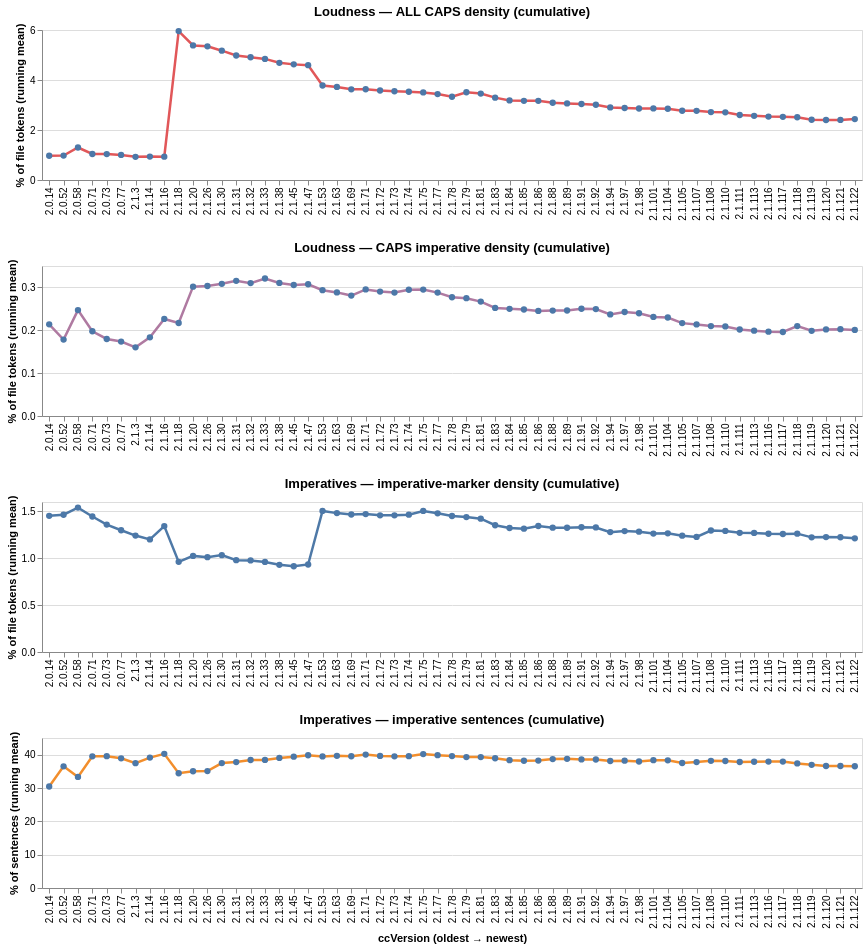

Notebook source saved alongside this figure:
### Markdown cell above
### Loudness & imperative density across ccVersion — **cumulative running mean**

Same four metrics as the snapshot view above, but each value is the mean across every file with `ccVersion ≤ V`. The rightmost value equals the corpus-wide per-file mean for that metric. A monotonic drop or rise across versions = the corpus is genuinely getting quieter or louder; a flat line = the baseline is stable as files accumulate.

### Code cell
"""Cumulative loudness & imperative-density running means across ccVersion."""

from prompt_analysis import cumulative_by_version

cum_specs = [
 ("all_caps_pct", "Loudness — ALL CAPS density (cumulative)", "% of file tokens", "#e15759"),
 ("caps_imp_pct", "Loudness — CAPS imperative density (cumulative)", "% of file tokens", "#af7aa1"),
 ("mood_marker_pct", "Imperatives — imperative-marker density (cumulative)", "% of file tokens", "#4e79a7"),
 ("imperative_sent_pct", "Imperatives — imperative sentences (cumulative)", "% of sentences", "#f28e2c"),
]

cum_metrics = [m for m, *_ in cum_specs]
cum_df = cumulative_by_version(alt_df[alt_df["ccVersion"] != ""],
 cum_metrics, agg="mean")

ver_order_cum = (
 alt_df[alt_df["ccVersion"] != ""].drop_duplicates("ccVersion").sort_values("ccVersion_sort")["ccVersion"].tolist
)


def _cum_panel(metric, label, unit, color, show_x_title):
 return (
 alt.Chart(cum_df[cum_df["metric"] == metric]).mark_line(point=alt.OverlayMarkDef(filled=True, size=40),
 strokeWidth=2.5, color=color).encode(
 x=alt.X("ccVersion:N", sort=ver_order_cum,
 title="ccVersion (oldest → newest)" if show_x_title else None,
 axis=alt.Axis(labelAngle=-90, labelLimit=80, labelOverlap=False)),
 y=alt.Y("value:Q", title=f"{unit} (running mean)"),
 tooltip=[
 alt.Tooltip("ccVersion:N"),
 alt.Tooltip("value:Q", format=".3f", title="running mean"),
 alt.Tooltip("n_files_so_far:Q", title="files ≤ V"),
 ]).properties(width=820, height=150, title=label)
 )


cum_panels = [
 _cum_panel(metric, label, unit, color, show_x_title=(i == len(cum_specs) - 1))
 for i, (metric, label, unit, color) in enumerate(cum_specs)
]

alt.vconcat(*cum_panels).resolve_scale(y="independent")

### Figure 1 — Vega-Lite specification as saved in the notebook (floating-point values rounded to 4 significant figures)
{"config": {"view": {"continuousWidth": 300, "continuousHeight": 300}}, "vconcat": [{"data": {"name": "data-de765d510c94e044449503922cf94833"}, "mark": {"type": "line", "color": "#e15759", "point": {"filled": true, "size": 40}, "strokeWidth": 2.5}, "encoding": {"tooltip": [{"field": "ccVersion", "type": "nominal"}, {"field": "value", "format": ".3f", "title": "running mean", "type": "quantitative"}, {"field": "n_files_so_far", "title": "files ≤ V", "type": "quantitative"}], "x": {"axis": {"labelAngle": -90, "labelLimit": 80, "labelOverlap": false}, "field": "ccVersion", "sort": ["2.0.14", "2.0.52", "2.0.58", "2.0.71", "2.0.73", "2.0.77", "2.1.3", "2.1.14", "2.1.16", "2.1.18", "2.1.20", "2.1.26", "2.1.30", "2.1.31", "2.1.32", "2.1.33", "2.1.38", "2.1.45", "2.1.47", "2.1.53", "2.1.63", "2.1.69", "2.1.71", "2.1.72", "2.1.73", "2.1.74", "2.1.75", "2.1.77", "2.1.78", "2.1.79", "2.1.81", "2.1.83", "2.1.84", "2.1.85", "2.1.86", "2.1.88", "2.1.89", "2.1.91", "2.1.92", "2.1.94", "2.1.97", "2.1.98", "2.1.101", "2.1.104", "2.1.105", "2.1.107", "2.1.108", "2.1.110", "2.1.111", "2.1.113", "2.1.116", "2.1.117", "2.1.118", "2.1.119", "2.1.120", "2.1.121", "2.1.122"], "title": null, "type": "nominal"}, "y": {"field": "value", "title": "% of file tokens (running mean)", "type": "quantitative"}}, "height": 150, "title": "Loudness — ALL CAPS density (cumulative)", "width": 820}, {"data": {"name": "data-0c04a6fd2b88dece1b44d112912c94b0"}, "mark": {"type": "line", "color": "#af7aa1", "point": {"filled": true, "size": 40}, "strokeWidth": 2.5}, "encoding": {"tooltip": [{"field": "ccVersion", "type": "nominal"}, {"field": "value", "format": ".3f", "title": "running mean", "type": "quantitative"}, {"field": "n_files_so_far", "title": "files ≤ V", "type": "quantitative"}], "x": {"axis": {"labelAngle": -90, "labelLimit": 80, "labelOverlap": false}, "field": "ccVersion", "sort": ["2.0.14", "2.0.52", "2.0.58", "2.0.71", "2.0.73", "2.0.77", "2.1.3", "2.1.14", "2.1.16", "2.1.18", "2.1.20", "2.1.26", "2.1.30", "2.1.31", "2.1.32", "2.1.33", "2.1.38", "2.1.45", "2.1.47", "2.1.53", "2.1.63", "2.1.69", "2.1.71", "2.1.72", "2.1.73", "2.1.74", "2.1.75", "2.1.77", "2.1.78", "2.1.79", "2.1.81", "2.1.83", "2.1.84", "2.1.85", "2.1.86", "2.1.88", "2.1.89", "2.1.91", "2.1.92", "2.1.94", "2.1.97", "2.1.98", "2.1.101", "2.1.104", "2.1.105", "2.1.107", "2.1.108", "2.1.110", "2.1.111", "2.1.113", "2.1.116", "2.1.117", "2.1.118", "2.1.119", "2.1.120", "2.1.121", "2.1.122"], "title": null, "type": "nominal"}, "y": {"field": "value", "title": "% of file tokens (running mean)", "type": "quantitative"}}, "height": 150, "title": "Loudness — CAPS imperative density (cumulative)", "width": 820}, {"data": {"name": "data-73fb0aea65646d6b483d3a571d5e29d8"}, "mark": {"type": "line", "color": "#4e79a7", "point": {"filled": true, "size": 40}, "strokeWidth": 2.5}, "encoding": {"tooltip": [{"field": "ccVersion", "type": "nominal"}, {"field": "value", "format": ".3f", "title": "running mean", "type": "quantitative"}, {"field": "n_files_so_far", "title": "files ≤ V", "type": "quantitative"}], "x": {"axis": {"labelAngle": -90, "labelLimit": 80, "labelOverlap": false}, "field": "ccVersion", "sort": ["2.0.14", "2.0.52", "2.0.58", "2.0.71", "2.0.73", "2.0.77", "2.1.3", "2.1.14", "2.1.16", "2.1.18", "2.1.20", "2.1.26", "2.1.30", "2.1.31", "2.1.32", "2.1.33", "2.1.38", "2.1.45", "2.1.47", "2.1.53", "2.1.63", "2.1.69", "2.1.71", "2.1.72", "2.1.73", "2.1.74", "2.1.75", "2.1.77", "2.1.78", "2.1.79", "2.1.81", "2.1.83", "2.1.84", "2.1.85", "2.1.86", "2.1.88", "2.1.89", "2.1.91", "2.1.92", "2.1.94", "2.1.97", "2.1.98", "2.1.101", "2.1.104", "2.1.105", "2.1.107", "2.1.108", "2.1.110", "2.1.111", "2.1.113", "2.1.116", "2.1.117", "2.1.118", "2.1.119", "2.1.120", "2.1.121", "2.1.122"], "title": null, "type": "nominal"}, "y": {"field": "value", "title": "% of file tokens (running mean)", "type": "quantitative"}}, "height": 150, "title": "Imperatives — imperative-marker density (cumulative)", "width": 820}, {"data": {"name": "data-6a2085aa2bbd4b209aaa7a8ec5746281"}, "mark": {"type": "line", "color": "#f28e2c", "point": {"filled": true, "size": 40}, "strokeWidth": 2.5}, "encoding": {"tooltip": [{"field": "ccVersion", "type": "nominal"}, {"field": "value", "format": ".3f", "title": "running mean", "type": "quantitative"}, {"field": "n_files_so_far", "title": "files ≤ V", "type": "quantitative"}], "x": {"axis": {"labelAngle": -90, "labelLimit": 80, "labelOverlap": false}, "field": "ccVersion", "sort": ["2.0.14", "2.0.52", "2.0.58", "2.0.71", "2.0.73", "2.0.77", "2.1.3", "2.1.14", "2.1.16", "2.1.18", "2.1.20", "2.1.26", "2.1.30", "2.1.31", "2.1.32", "2.1.33", "2.1.38", "2.1.45", "2.1.47", "2.1.53", "2.1.63", "2.1.69", "2.1.71", "2.1.72", "2.1.73", "2.1.74", "2.1.75", "2.1.77", "2.1.78", "2.1.79", "2.1.81", "2.1.83", "2.1.84", "2.1.85", "2.1.86", "2.1.88", "2.1.89", "2.1.91", "2.1.92", "2.1.94", "2.1.97", "2.1.98", "2.1.101", "2.1.104", "2.1.105", "2.1.107", "2.1.108", "2.1.110", "2.1.111", "2.1.113", "2.1.116", "2.1.117", "2.1.118", "2.1.119", "2.1.120", "2.1.121", "2.1.122"], "title": "ccVersion (oldest → newest)", "type": "nominal"}, "y": {"field": "value", "title": "% of sentences (running mean)", "type": "quantitative"}}, "height": 150, "title": "Imperatives — imperative sentences (cumulative)", "width": 820}], "resolve": {"scale": {"y": "independent"}}, "$schema": "https://vega.github.io/schema/vega-lite/v6.4.1.json", "datasets": {"data-de765d510c94e044449503922cf94833": [{"ccVersion": "2.0.14", "ccVersion_sort": [2, 0, 14], "metric": "all_caps_pct", "value": 0.9698, "n_files_so_far": 5}, {"ccVersion": "2.0.52", "ccVersion_sort": [2, 0, 52], "metric": "all_caps_pct", "value": 0.9774, "n_files_so_far": 6}, {"ccVersion": "2.0.58", "ccVersion_sort": [2, 0, 58], "metric": "all_caps_pct", "value": 1.3, "n_files_so_far": 8}, {"ccVersion": "2.0.71", "ccVersion_sort": [2, 0, 71], "metric": "all_caps_pct", "value": 1.04, "n_files_so_far": 10}, {"ccVersion": "2.0.73", "ccVersion_sort": [2, 0, 73], "metric": "all_caps_pct", "value": 1.036, "n_files_so_far": 11}, {"ccVersion": "2.0.77", "ccVersion_sort": [2, 0, 77], "metric": "all_caps_pct", "value": 1.003, "n_files_so_far": 12}, {"ccVersion": "2.1.3", "ccVersion_sort": [2, 1, 3], "metric": "all_caps_pct", "value": 0.9261, "n_files_so_far": 13}, {"ccVersion": "2.1.14", "ccVersion_sort": [2, 1, 14], "metric": "all_caps_pct", "value": 0.9358, "n_files_so_far": 15}, {"ccVersion": "2.1.16", "ccVersion_sort": [2, 1, 16], "metric": "all_caps_pct", "value": 0.9317, "n_files_so_far": 16}, {"ccVersion": "2.1.18", "ccVersion_sort": [2, 1, 18], "metric": "all_caps_pct", "value": 5.957, "n_files_so_far": 40}, {"ccVersion": "2.1.20", "ccVersion_sort": [2, 1, 20], "metric": "all_caps_pct", "value": 5.383, "n_files_so_far": 46}, {"ccVersion": "2.1.26", "ccVersion_sort": [2, 1, 26], "metric": "all_caps_pct", "value": 5.347, "n_files_so_far": 47}, {"ccVersion": "2.1.30", "ccVersion_sort": [2, 1, 30], "metric": "all_caps_pct", "value": 5.173, "n_files_so_far": 55}, {"ccVersion": "2.1.31", "ccVersion_sort": [2, 1, 31], "metric": "all_caps_pct", "value": 4.98, "n_files_so_far": 58}, {"ccVersion": "2.1.32", "ccVersion_sort": [2, 1, 32], "metric": "all_caps_pct", "value": 4.909, "n_files_so_far": 59}, {"ccVersion": "2.1.33", "ccVersion_sort": [2, 1, 33], "metric": "all_caps_pct", "value": 4.844, "n_files_so_far": 60}, {"ccVersion": "2.1.38", "ccVersion_sort": [2, 1, 38], "metric": "all_caps_pct", "value": 4.687, "n_files_so_far": 62}, {"ccVersion": "2.1.45", "ccVersion_sort": [2, 1, 45], "metric": "all_caps_pct", "value": 4.625, "n_files_so_far": 63}, {"ccVersion": "2.1.47", "ccVersion_sort": [2, 1, 47], "metric": "all_caps_pct", "value": 4.592, "n_files_so_far": 64}, {"ccVersion": "2.1.53", "ccVersion_sort": [2, 1, 53], "metric": "all_caps_pct", "value": 3.779, "n_files_so_far": 111}, {"ccVersion": "2.1.63", "ccVersion_sort": [2, 1, 63], "metric": "all_caps_pct", "value": 3.723, "n_files_so_far": 113}, {"ccVersion": "2.1.69", "ccVersion_sort": [2, 1, 69], "metric": "all_caps_pct", "value": 3.627, "n_files_so_far": 116}, {"ccVersion": "2.1.71", "ccVersion_sort": [2, 1, 71], "metric": "all_caps_pct", "value": 3.629, "n_files_so_far": 117}, {"ccVersion": "2.1.72", "ccVersion_sort": [2, 1, 72], "metric": "all_caps_pct", "value": 3.58, "n_files_so_far": 119}, {"ccVersion": "2.1.73", "ccVersion_sort": [2, 1, 73], "metric": "all_caps_pct", "value": 3.55, "n_files_so_far": 120}, {"ccVersion": "2.1.74", "ccVersion_sort": [2, 1, 74], "metric": "all_caps_pct", "value": 3.53, "n_files_so_far": 122}, {"ccVersion": "2.1.75", "ccVersion_sort": [2, 1, 75], "metric": "all_caps_pct", "value": 3.503, "n_files_so_far": 124}, {"ccVersion": "2.1.77", "ccVersion_sort": [2, 1, 77], "metric": "all_caps_pct", "value": 3.436, "n_files_so_far": 127}, {"ccVersion": "2.1.78", "ccVersion_sort": [2, 1, 78], "metric": "all_caps_pct", "value": 3.331, "n_files_so_far": 132}, {"ccVersion": "2.1.79", "ccVersion_sort": [2, 1, 79], "metric": "all_caps_pct", "value": 3.511, "n_files_so_far": 133}, {"ccVersion": "2.1.81", "ccVersion_sort": [2, 1, 81], "metric": "all_caps_pct", "value": 3.456, "n_files_so_far": 137}, {"ccVersion": "2.1.83", "ccVersion_sort": [2, 1, 83], "metric": "all_caps_pct", "value": 3.294, "n_files_so_far": 145}, {"ccVersion": "2.1.84", "ccVersion_sort": [2, 1, 84], "metric": "all_caps_pct", "value": 3.184, "n_files_so_far": 153}, {"ccVersion": "2.1.85", "ccVersion_sort": [2, 1, 85], "metric": "all_caps_pct", "value": 3.168, "n_files_so_far": 154}, {"ccVersion": "2.1.86", "ccVersion_sort": [2, 1, 86], "metric": "all_caps_pct", "value": 3.167, "n_files_so_far": 156}, {"ccVersion": "2.1.88", "ccVersion_sort": [2, 1, 88], "metric": "all_caps_pct", "value": 3.091, "n_files_so_far": 163}, {"ccVersion": "2.1.89", "ccVersion_sort": [2, 1, 89], "metric": "all_caps_pct", "value": 3.063, "n_files_so_far": 165}, {"ccVersion": "2.1.91", "ccVersion_sort": [2, 1, 91], "metric": "all_caps_pct", "value": 3.041, "n_files_so_far": 168}, {"ccVersion": "2.1.92", "ccVersion_sort": [2, 1, 92], "metric": "all_caps_pct", "value": 3.01, "n_files_so_far": 170}, {"ccVersion": "2.1.94", "ccVersion_sort": [2, 1, 94], "metric": "all_caps_pct", "value": 2.903, "n_files_so_far": 179}, {"ccVersion": "2.1.97", "ccVersion_sort": [2, 1, 97], "metric": "all_caps_pct", "value": 2.879, "n_files_so_far": 182}, {"ccVersion": "2.1.98", "ccVersion_sort": [2, 1, 98], "metric": "all_caps_pct", "value": 2.861, "n_files_so_far": 186}, {"ccVersion": "2.1.101", "ccVersion_sort": [2, 1, 101], "metric": "all_caps_pct", "value": 2.863, "n_files_so_far": 193}, {"ccVersion": "2.1.104", "ccVersion_sort": [2, 1, 104], "metric": "all_caps_pct", "value": 2.849, "n_files_so_far": 194}, {"ccVersion": "2.1.105", "ccVersion_sort": [2, 1, 105], "metric": "all_caps_pct", "value": 2.77, "n_files_so_far": 207}, {"ccVersion": "2.1.107", "ccVersion_sort": [2, 1, 107], "metric": "all_caps_pct", "value": 2.767, "n_files_so_far": 210}, {"ccVersion": "2.1.108", "ccVersion_sort": [2, 1, 108], "metric": "all_caps_pct", "value": 2.718, "n_files_so_far": 214}, {"ccVersion": "2.1.110", "ccVersion_sort": [2, 1, 110], "metric": "all_caps_pct", "value": 2.706, "n_files_so_far": 215}, {"ccVersion": "2.1.111", "ccVersion_sort": [2, 1, 111], "metric": "all_caps_pct", "value": 2.6, "n_files_so_far": 226}, {"ccVersion": "2.1.113", "ccVersion_sort": [2, 1, 113], "metric": "all_caps_pct", "value": 2.566, "n_files_so_far": 229}, {"ccVersion": "2.1.116", "ccVersion_sort": [2, 1, 116], "metric": "all_caps_pct", "value": 2.538, "n_files_so_far": 232}, {"ccVersion": "2.1.117", "ccVersion_sort": [2, 1, 117], "metric": "all_caps_pct", "value": 2.527, "n_files_so_far": 233}, {"ccVersion": "2.1.118", "ccVersion_sort": [2, 1, 118], "metric": "all_caps_pct", "value": 2.509, "n_files_so_far": 253}, {"ccVersion": "2.1.119", "ccVersion_sort": [2, 1, 119], "metric": "all_caps_pct", "value": 2.411, "n_files_so_far": 273}, {"ccVersion": "2.1.120", "ccVersion_sort": [2, 1, 120], "metric": "all_caps_pct", "value": 2.401, "n_files_so_far": 282}, {"ccVersion": "2.1.121", "ccVersion_sort": [2, 1, 121], "metric": "all_caps_pct", "value": 2.402, "n_files_so_far": 283}, {"ccVersion": "2.1.122", "ccVersion_sort": [2, 1, 122], "metric": "all_caps_pct", "value": 2.437, "n_files_so_far": 287}], "data-0c04a6fd2b88dece1b44d112912c94b0": [{"ccVersion": "2.0.14", "ccVersion_sort": [2, 0, 14], "metric": "caps_imp_pct", "value": 0.2139, "n_files_so_far": 5}, {"ccVersion": "2.0.52", "ccVersion_sort": [2, 0, 52], "metric": "caps_imp_pct", "value": 0.1782, "n_files_so_far": 6}, {"ccVersion": "2.0.58", "ccVersion_sort": [2, 0, 58], "metric": "caps_imp_pct", "value": 0.2471, "n_files_so_far": 8}, {"ccVersion": "2.0.71", "ccVersion_sort": [2, 0, 71], "metric": "caps_imp_pct", "value": 0.1977, "n_files_so_far": 10}, {"ccVersion": "2.0.73", "ccVersion_sort": [2, 0, 73], "metric": "caps_imp_pct", "value": 0.1797, "n_files_so_far": 11}, {"ccVersion": "2.0.77", "ccVersion_sort": [2, 0, 77], "metric": "caps_imp_pct", "value": 0.1737, "n_files_so_far": 12}, {"ccVersion": "2.1.3", "ccVersion_sort": [2, 1, 3], "metric": "caps_imp_pct", "value": 0.1603, "n_files_so_far": 13}, {"ccVersion": "2.1.14", "ccVersion_sort": [2, 1, 14], "metric": "caps_imp_pct", "value": 0.1835, "n_files_so_far": 15}, {"ccVersion": "2.1.16", "ccVersion_sort": [2, 1, 16], "metric": "caps_imp_pct", "value": 0.2264, "n_files_so_far": 16}, {"ccVersion": "2.1.18", "ccVersion_sort": [2, 1, 18], "metric": "caps_imp_pct", "value": 0.217, "n_files_so_far": 40}, {"ccVersion": "2.1.20", "ccVersion_sort": [2, 1, 20], "metric": "caps_imp_pct", "value": 0.3019, "n_files_so_far": 46}, {"ccVersion": "2.1.26", "ccVersion_sort": [2, 1, 26], "metric": "caps_imp_pct", "value": 0.3034, "n_files_so_far": 47}, {"ccVersion": "2.1.30", "ccVersion_sort": [2, 1, 30], "metric": "caps_imp_pct", "value": 0.3084, "n_files_so_far": 55}, {"ccVersion": "2.1.31", "ccVersion_sort": [2, 1, 31], "metric": "caps_imp_pct", "value": 0.3154, "n_files_so_far": 58}, {"ccVersion": "2.1.32", "ccVersion_sort": [2, 1, 32], "metric": "caps_imp_pct", "value": 0.3101, "n_files_so_far": 59}, {"ccVersion": "2.1.33", "ccVersion_sort": [2, 1, 33], "metric": "caps_imp_pct", "value": 0.3209, "n_files_so_far": 60}, {"ccVersion": "2.1.38", "ccVersion_sort": [2, 1, 38], "metric": "caps_imp_pct", "value": 0.3106, "n_files_so_far": 62}, {"ccVersion": "2.1.45", "ccVersion_sort": [2, 1, 45], "metric": "caps_imp_pct", "value": 0.3056, "n_files_so_far": 63}, {"ccVersion": "2.1.47", "ccVersion_sort": [2, 1, 47], "metric": "caps_imp_pct", "value": 0.3074, "n_files_so_far": 64}, {"ccVersion": "2.1.53", "ccVersion_sort": [2, 1, 53], "metric": "caps_imp_pct", "value": 0.2936, "n_files_so_far": 111}, {"ccVersion": "2.1.63", "ccVersion_sort": [2, 1, 63], "metric": "caps_imp_pct", "value": 0.2884, "n_files_so_far": 113}, {"ccVersion": "2.1.69", "ccVersion_sort": [2, 1, 69], "metric": "caps_imp_pct", "value": 0.281, "n_files_so_far": 116}, {"ccVersion": "2.1.71", "ccVersion_sort": [2, 1, 71], "metric": "caps_imp_pct", "value": 0.2953, "n_files_so_far": 117}, {"ccVersion": "2.1.72", "ccVersion_sort": [2, 1, 72], "metric": "caps_imp_pct", "value": 0.2904, "n_files_so_far": 119}, {"ccVersion": "2.1.73", "ccVersion_sort": [2, 1, 73], "metric": "caps_imp_pct", "value": 0.2879, "n_files_so_far": 120}, {"ccVersion": "2.1.74", "ccVersion_sort": [2, 1, 74], "metric": "caps_imp_pct", "value": 0.2947, "n_files_so_far": 122}, {"ccVersion": "2.1.75", "ccVersion_sort": [2, 1, 75], "metric": "caps_imp_pct", "value": 0.2949, "n_files_so_far": 124}, {"ccVersion": "2.1.77", "ccVersion_sort": [2, 1, 77], "metric": "caps_imp_pct", "value": 0.2879, "n_files_so_far": 127}, {"ccVersion": "2.1.78", "ccVersion_sort": [2, 1, 78], "metric": "caps_imp_pct", "value": 0.277, "n_files_so_far": 132}, {"ccVersion": "2.1.79", "ccVersion_sort": [2, 1, 79], "metric": "caps_imp_pct", "value": 0.275, "n_files_so_far": 133}, {"ccVersion": "2.1.81", "ccVersion_sort": [2, 1, 81], "metric": "caps_imp_pct", "value": 0.2669, "n_files_so_far": 137}, {"ccVersion": "2.1.83", "ccVersion_sort": [2, 1, 83], "metric": "caps_imp_pct", "value": 0.2522, "n_files_so_far": 145}, {"ccVersion": "2.1.84", "ccVersion_sort": [2, 1, 84], "metric": "caps_imp_pct", "value": 0.2501, "n_files_so_far": 153}, {"ccVersion": "2.1.85", "ccVersion_sort": [2, 1, 85], "metric": "caps_imp_pct", "value": 0.2485, "n_files_so_far": 154}, {"ccVersion": "2.1.86", "ccVersion_sort": [2, 1, 86], "metric": "caps_imp_pct", "value": 0.2453, "n_files_so_far": 156}, {"ccVersion": "2.1.88", "ccVersion_sort": [2, 1, 88], "metric": "caps_imp_pct", "value": 0.246, "n_files_so_far": 163}, {"ccVersion": "2.1.89", "ccVersion_sort": [2, 1, 89], "metric": "caps_imp_pct", "value": 0.2462, "n_files_so_far": 165}, {"ccVersion": "2.1.91", "ccVersion_sort": [2, 1, 91], "metric": "caps_imp_pct", "value": 0.2503, "n_files_so_far": 168}, {"ccVersion": "2.1.92", "ccVersion_sort": [2, 1, 92], "metric": "caps_imp_pct", "value": 0.2495, "n_files_so_far": 170}, {"ccVersion": "2.1.94", "ccVersion_sort": [2, 1, 94], "metric": "caps_imp_pct", "value": 0.237, "n_files_so_far": 179}, {"ccVersion": "2.1.97", "ccVersion_sort": [2, 1, 97], "metric": "caps_imp_pct", "value": 0.2426, "n_files_so_far": 182}, {"ccVersion": "2.1.98", "ccVersion_sort": [2, 1, 98], "metric": "caps_imp_pct", "value": 0.2398, "n_files_so_far": 186}, {"ccVersion": "2.1.101", "ccVersion_sort": [2, 1, 101], "metric": "caps_imp_pct", "value": 0.2311, "n_files_so_far": 193}, {"ccVersion": "2.1.104", "ccVersion_sort": [2, 1, 104], "metric": "caps_imp_pct", "value": 0.2299, "n_files_so_far": 194}, {"ccVersion": "2.1.105", "ccVersion_sort": [2, 1, 105], "metric": "caps_imp_pct", "value": 0.2167, "n_files_so_far": 207}, {"ccVersion": "2.1.107", "ccVersion_sort": [2, 1, 107], "metric": "caps_imp_pct", "value": 0.2136, "n_files_so_far": 210}, {"ccVersion": "2.1.108", "ccVersion_sort": [2, 1, 108], "metric": "caps_imp_pct", "value": 0.2099, "n_files_so_far": 214}, {"ccVersion": "2.1.110", "ccVersion_sort": [2, 1, 110], "metric": "caps_imp_pct", "value": 0.2089, "n_files_so_far": 215}, {"ccVersion": "2.1.111", "ccVersion_sort": [2, 1, 111], "metric": "caps_imp_pct", "value": 0.2018, "n_files_so_far": 226}, {"ccVersion": "2.1.113", "ccVersion_sort": [2, 1, 113], "metric": "caps_imp_pct", "value": 0.1992, "n_files_so_far": 229}, {"ccVersion": "2.1.116", "ccVersion_sort": [2, 1, 116], "metric": "caps_imp_pct", "value": 0.1968, "n_files_so_far": 232}, {"ccVersion": "2.1.117", "ccVersion_sort": [2, 1, 117], "metric": "caps_imp_pct", "value": 0.196, "n_files_so_far": 233}, {"ccVersion": "2.1.118", "ccVersion_sort": [2, 1, 118], "metric": "caps_imp_pct", "value": 0.2098, "n_files_so_far": 253}, {"ccVersion": "2.1.119", "ccVersion_sort": [2, 1, 119], "metric": "caps_imp_pct", "value": 0.1988, "n_files_so_far": 273}, {"ccVersion": "2.1.120", "ccVersion_sort": [2, 1, 120], "metric": "caps_imp_pct", "value": 0.202, "n_files_so_far": 282}, {"ccVersion": "2.1.121", "ccVersion_sort": [2, 1, 121], "metric": "caps_imp_pct", "value": 0.2026, "n_files_so_far": 283}, {"ccVersion": "2.1.122", "ccVersion_sort": [2, 1, 122], "metric": "caps_imp_pct", "value": 0.2009, "n_files_so_far": 287}], "data-73fb0aea65646d6b483d3a571d5e29d8": [{"ccVersion": "2.0.14", "ccVersion_sort": [2, 0, 14], "metric": "mood_marker_pct", "value": 1.453, "n_files_so_far": 5}, {"ccVersion": "2.0.52", "ccVersion_sort": [2, 0, 52], "metric": "mood_marker_pct", "value": 1.464, "n_files_so_far": 6}, {"ccVersion": "2.0.58", "ccVersion_sort": [2, 0, 58], "metric": "mood_marker_pct", "value": 1.54, "n_files_so_far": 8}, {"ccVersion": "2.0.71", "ccVersion_sort": [2, 0, 71], "metric": "mood_marker_pct", "value": 1.445, "n_files_so_far": 10}, {"ccVersion": "2.0.73", "ccVersion_sort": [2, 0, 73], "metric": "mood_marker_pct", "value": 1.359, "n_files_so_far": 11}, {"ccVersion": "2.0.77", "ccVersion_sort": [2, 0, 77], "metric": "mood_marker_pct", "value": 1.299, "n_files_so_far": 12}, {"ccVersion": "2.1.3", "ccVersion_sort": [2, 1, 3], "metric": "mood_marker_pct", "value": 1.242, "n_files_so_far": 13}, {"ccVersion": "2.1.14", "ccVersion_sort": [2, 1, 14], "metric": "mood_marker_pct", "value": 1.201, "n_files_so_far": 15}, {"ccVersion": "2.1.16", "ccVersion_sort": [2, 1, 16], "metric": "mood_marker_pct", "value": 1.343, "n_files_so_far": 16}, {"ccVersion": "2.1.18", "ccVersion_sort": [2, 1, 18], "metric": "mood_marker_pct", "value": 0.9615, "n_files_so_far": 40}, {"ccVersion": "2.1.20", "ccVersion_sort": [2, 1, 20], "metric": "mood_marker_pct", "value": 1.025, "n_files_so_far": 46}, {"ccVersion": "2.1.26", "ccVersion_sort": [2, 1, 26], "metric": "mood_marker_pct", "value": 1.011, "n_files_so_far": 47}, {"ccVersion": "2.1.30", "ccVersion_sort": [2, 1, 30], "metric": "mood_marker_pct", "value": 1.033, "n_files_so_far": 55}, {"ccVersion": "2.1.31", "ccVersion_sort": [2, 1, 31], "metric": "mood_marker_pct", "value": 0.9798, "n_files_so_far": 58}, {"ccVersion": "2.1.32", "ccVersion_sort": [2, 1, 32], "metric": "mood_marker_pct", "value": 0.9771, "n_files_so_far": 59}, {"ccVersion": "2.1.33", "ccVersion_sort": [2, 1, 33], "metric": "mood_marker_pct", "value": 0.9608, "n_files_so_far": 60}, {"ccVersion": "2.1.38", "ccVersion_sort": [2, 1, 38], "metric": "mood_marker_pct", "value": 0.9298, "n_files_so_far": 62}, {"ccVersion": "2.1.45", "ccVersion_sort": [2, 1, 45], "metric": "mood_marker_pct", "value": 0.915, "n_files_so_far": 63}, {"ccVersion": "2.1.47", "ccVersion_sort": [2, 1, 47], "metric": "mood_marker_pct", "value": 0.9335, "n_files_so_far": 64}, {"ccVersion": "2.1.53", "ccVersion_sort": [2, 1, 53], "metric": "mood_marker_pct", "value": 1.504, "n_files_so_far": 111}, {"ccVersion": "2.1.63", "ccVersion_sort": [2, 1, 63], "metric": "mood_marker_pct", "value": 1.481, "n_files_so_far": 113}, {"ccVersion": "2.1.69", "ccVersion_sort": [2, 1, 69], "metric": "mood_marker_pct", "value": 1.467, "n_files_so_far": 116}, {"ccVersion": "2.1.71", "ccVersion_sort": [2, 1, 71], "metric": "mood_marker_pct", "value": 1.471, "n_files_so_far": 117}, {"ccVersion": "2.1.72", "ccVersion_sort": [2, 1, 72], "metric": "mood_marker_pct", "value": 1.458, "n_files_so_far": 119}, {"ccVersion": "2.1.73", "ccVersion_sort": [2, 1, 73], "metric": "mood_marker_pct", "value": 1.458, "n_files_so_far": 120}, {"ccVersion": "2.1.74", "ccVersion_sort": [2, 1, 74], "metric": "mood_marker_pct", "value": 1.464, "n_files_so_far": 122}, {"ccVersion": "2.1.75", "ccVersion_sort": [2, 1, 75], "metric": "mood_marker_pct", "value": 1.505, "n_files_so_far": 124}, {"ccVersion": "2.1.77", "ccVersion_sort": [2, 1, 77], "metric": "mood_marker_pct", "value": 1.479, "n_files_so_far": 127}, {"ccVersion": "2.1.78", "ccVersion_sort": [2, 1, 78], "metric": "mood_marker_pct", "value": 1.45, "n_files_so_far": 132}, {"ccVersion": "2.1.79", "ccVersion_sort": [2, 1, 79], "metric": "mood_marker_pct", "value": 1.439, "n_files_so_far": 133}, {"ccVersion": "2.1.81", "ccVersion_sort": [2, 1, 81], "metric": "mood_marker_pct", "value": 1.422, "n_files_so_far": 137}, {"ccVersion": "2.1.83", "ccVersion_sort": [2, 1, 83], "metric": "mood_marker_pct", "value": 1.352, "n_files_so_far": 145}, {"ccVersion": "2.1.84", "ccVersion_sort": [2, 1, 84], "metric": "mood_marker_pct", "value": 1.323, "n_files_so_far": 153}, {"ccVersion": "2.1.85", "ccVersion_sort": [2, 1, 85], "metric": "mood_marker_pct", "value": 1.316, "n_files_so_far": 154}, {"ccVersion": "2.1.86", "ccVersion_sort": [2, 1, 86], "metric": "mood_marker_pct", "value": 1.344, "n_files_so_far": 156}, {"ccVersion": "2.1.88", "ccVersion_sort": [2, 1, 88], "metric": "mood_marker_pct", "value": 1.326, "n_files_so_far": 163}, {"ccVersion": "2.1.89", "ccVersion_sort": [2, 1, 89], "metric": "mood_marker_pct", "value": 1.325, "n_files_so_far": 165}, {"ccVersion": "2.1.91", "ccVersion_sort": [2, 1, 91], "metric": "mood_marker_pct", "value": 1.331, "n_files_so_far": 168}, {"ccVersion": "2.1.92", "ccVersion_sort": [2, 1, 92], "metric": "mood_marker_pct", "value": 1.329, "n_files_so_far": 170}, {"ccVersion": "2.1.94", "ccVersion_sort": [2, 1, 94], "metric": "mood_marker_pct", "value": 1.279, "n_files_so_far": 179}, {"ccVersion": "2.1.97", "ccVersion_sort": [2, 1, 97], "metric": "mood_marker_pct", "value": 1.289, "n_files_so_far": 182}, {"ccVersion": "2.1.98", "ccVersion_sort": [2, 1, 98], "metric": "mood_marker_pct", "value": 1.283, "n_files_so_far": 186}, {"ccVersion": "2.1.101", "ccVersion_sort": [2, 1, 101], "metric": "mood_marker_pct", "value": 1.263, "n_files_so_far": 193}, {"ccVersion": "2.1.104", "ccVersion_sort": [2, 1, 104], "metric": "mood_marker_pct", "value": 1.266, "n_files_so_far": 194}, {"ccVersion": "2.1.105", "ccVersion_sort": [2, 1, 105], "metric": "mood_marker_pct", "value": 1.241, "n_files_so_far": 207}, {"ccVersion": "2.1.107", "ccVersion_sort": [2, 1, 107], "metric": "mood_marker_pct", "value": 1.228, "n_files_so_far": 210}, {"ccVersion": "2.1.108", "ccVersion_sort": [2, 1, 108], "metric": "mood_marker_pct", "value": 1.296, "n_files_so_far": 214}, {"ccVersion": "2.1.110", "ccVersion_sort": [2, 1, 110], "metric": "mood_marker_pct", "value": 1.292, "n_files_so_far": 215}, {"ccVersion": "2.1.111", "ccVersion_sort": [2, 1, 111], "metric": "mood_marker_pct", "value": 1.271, "n_files_so_far": 226}, {"ccVersion": "2.1.113", "ccVersion_sort": [2, 1, 113], "metric": "mood_marker_pct", "value": 1.27, "n_files_so_far": 229}, {"ccVersion": "2.1.116", "ccVersion_sort": [2, 1, 116], "metric": "mood_marker_pct", "value": 1.262, "n_files_so_far": 232}, {"ccVersion": "2.1.117", "ccVersion_sort": [2, 1, 117], "metric": "mood_marker_pct", "value": 1.259, "n_files_so_far": 233}, {"ccVersion": "2.1.118", "ccVersion_sort": [2, 1, 118], "metric": "mood_marker_pct", "value": 1.262, "n_files_so_far": 253}, {"ccVersion": "2.1.119", "ccVersion_sort": [2, 1, 119], "metric": "mood_marker_pct", "value": 1.223, "n_files_so_far": 273}, {"ccVersion": "2.1.120", "ccVersion_sort": [2, 1, 120], "metric": "mood_marker_pct", "value": 1.226, "n_files_so_far": 282}, {"ccVersion": "2.1.121", "ccVersion_sort": [2, 1, 121], "metric": "mood_marker_pct", "value": 1.224, "n_files_so_far": 283}, {"ccVersion": "2.1.122", "ccVersion_sort": [2, 1, 122], "metric": "mood_marker_pct", "value": 1.213, "n_files_so_far": 287}], "data-6a2085aa2bbd4b209aaa7a8ec5746281": [{"ccVersion": "2.0.14", "ccVersion_sort": [2, 0, 14], "metric": "imperative_sent_pct", "value": 30.45, "n_files_so_far": 5}, {"ccVersion": "2.0.52", "ccVersion_sort": [2, 0, 52], "metric": "imperative_sent_pct", "value": 36.49, "n_files_so_far": 6}, {"ccVersion": "2.0.58", "ccVersion_sort": [2, 0, 58], "metric": "imperative_sent_pct", "value": 33.32, "n_files_so_far": 8}, {"ccVersion": "2.0.71", "ccVersion_sort": [2, 0, 71], "metric": "imperative_sent_pct", "value": 39.51, "n_files_so_far": 10}, {"ccVersion": "2.0.73", "ccVersion_sort": [2, 0, 73], "metric": "imperative_sent_pct", "value": 39.56, "n_files_so_far": 11}, {"ccVersion": "2.0.77", "ccVersion_sort": [2, 0, 77], "metric": "imperative_sent_pct", "value": 38.91, "n_files_so_far": 12}, {"ccVersion": "2.1.3", "ccVersion_sort": [2, 1, 3], "metric": "imperative_sent_pct", "value": 37.46, "n_files_so_far": 13}, {"ccVersion": "2.1.14", "ccVersion_sort": [2, 1, 14], "metric": "imperative_sent_pct", "value": 39.13, "n_files_so_far": 15}, {"ccVersion": "2.1.16", "ccVersion_sort": [2, 1, 16], "metric": "imperative_sent_pct", "value": 40.26, "n_files_so_far": 16}, {"ccVersion": "2.1.18", "ccVersion_sort": [2, 1, 18], "metric": "imperative_sent_pct", "value": 34.44, "n_files_so_far": 40}, {"ccVersion": "2.1.20", "ccVersion_sort": [2, 1, 20], "metric": "imperative_sent_pct", "value": 35.02, "n_files_so_far": 46}, {"ccVersion": "2.1.26", "ccVersion_sort": [2, 1, 26], "metric": "imperative_sent_pct", "value": 35.08, "n_files_so_far": 47}, {"ccVersion": "2.1.30", "ccVersion_sort": [2, 1, 30], "metric": "imperative_sent_pct", "value": 37.49, "n_files_so_far": 55}, {"ccVersion": "2.1.31", "ccVersion_sort": [2, 1, 31], "metric": "imperative_sent_pct", "value": 37.78, "n_files_so_far": 58}, {"ccVersion": "2.1.32", "ccVersion_sort": [2, 1, 32], "metric": "imperative_sent_pct", "value": 38.41, "n_files_so_far": 59}, {"ccVersion": "2.1.33", "ccVersion_sort": [2, 1, 33], "metric": "imperative_sent_pct", "value": 38.43, "n_files_so_far": 60}, {"ccVersion": "2.1.38", "ccVersion_sort": [2, 1, 38], "metric": "imperative_sent_pct", "value": 39.02, "n_files_so_far": 62}, {"ccVersion": "2.1.45", "ccVersion_sort": [2, 1, 45], "metric": "imperative_sent_pct", "value": 39.39, "n_files_so_far": 63}, {"ccVersion": "2.1.47", "ccVersion_sort": [2, 1, 47], "metric": "imperative_sent_pct", "value": 39.82, "n_files_so_far": 64}, {"ccVersion": "2.1.53", "ccVersion_sort": [2, 1, 53], "metric": "imperative_sent_pct", "value": 39.48, "n_files_so_far": 111}, {"ccVersion": "2.1.63", "ccVersion_sort": [2, 1, 63], "metric": "imperative_sent_pct", "value": 39.66, "n_files_so_far": 113}, {"ccVersion": "2.1.69", "ccVersion_sort": [2, 1, 69], "metric": "imperative_sent_pct", "value": 39.52, "n_files_so_far": 116}, {"ccVersion": "2.1.71", "ccVersion_sort": [2, 1, 71], "metric": "imperative_sent_pct", "value": 40.04, "n_files_so_far": 117}, {"ccVersion": "2.1.72", "ccVersion_sort": [2, 1, 72], "metric": "imperative_sent_pct", "value": 39.62, "n_files_so_far": 119}, {"ccVersion": "2.1.73", "ccVersion_sort": [2, 1, 73], "metric": "imperative_sent_pct", "value": 39.51, "n_files_so_far": 120}, {"ccVersion": "2.1.74", "ccVersion_sort": [2, 1, 74], "metric": "imperative_sent_pct", "value": 39.56, "n_files_so_far": 122}, {"ccVersion": "2.1.75", "ccVersion_sort": [2, 1, 75], "metric": "imperative_sent_pct", "value": 40.17, "n_files_so_far": 124}, {"ccVersion": "2.1.77", "ccVersion_sort": [2, 1, 77], "metric": "imperative_sent_pct", "value": 39.85, "n_files_so_far": 127}, {"ccVersion": "2.1.78", "ccVersion_sort": [2, 1, 78], "metric": "imperative_sent_pct", "value": 39.58, "n_files_so_far": 132}, {"ccVersion": "2.1.79", "ccVersion_sort": [2, 1, 79], "metric": "imperative_sent_pct", "value": 39.29, "n_files_so_far": 133}, {"ccVersion": "2.1.81", "ccVersion_sort": [2, 1, 81], "metric": "imperative_sent_pct", "value": 39.28, "n_files_so_far": 137}, {"ccVersion": "2.1.83", "ccVersion_sort": [2, 1, 83], "metric": "imperative_sent_pct", "value": 38.92, "n_files_so_far": 145}, {"ccVersion": "2.1.84", "ccVersion_sort": [2, 1, 84], "metric": "imperative_sent_pct", "value": 38.34, "n_files_so_far": 153}, {"ccVersion": "2.1.85", "ccVersion_sort": [2, 1, 85], "metric": "imperative_sent_pct", "value": 38.17, "n_files_so_far": 154}, {"ccVersion": "2.1.86", "ccVersion_sort": [2, 1, 86], "metric": "imperative_sent_pct", "value": 38.23, "n_files_so_far": 156}, {"ccVersion": "2.1.88", "ccVersion_sort": [2, 1, 88], "metric": "imperative_sent_pct", "value": 38.69, "n_files_so_far": 163}, {"ccVersion": "2.1.89", "ccVersion_sort": [2, 1, 89], "metric": "imperative_sent_pct", "value": 38.75, "n_files_so_far": 165}, {"ccVersion": "2.1.91", "ccVersion_sort": [2, 1, 91], "metric": "imperative_sent_pct", "value": 38.58, "n_files_so_far": 168}, {"ccVersion": "2.1.92", "ccVersion_sort": [2, 1, 92], "metric": "imperative_sent_pct", "value": 38.55, "n_files_so_far": 170}, {"ccVersion": "2.1.94", "ccVersion_sort": [2, 1, 94], "metric": "imperative_sent_pct", "value": 38.1, "n_files_so_far": 179}, {"ccVersion": "2.1.97", "ccVersion_sort": [2, 1, 97], "metric": "imperative_sent_pct", "value": 38.19, "n_files_so_far": 182}, {"ccVersion": "2.1.98", "ccVersion_sort": [2, 1, 98], "metric": "imperative_sent_pct", "value": 37.94, "n_files_so_far": 186}, {"ccVersion": "2.1.101", "ccVersion_sort": [2, 1, 101], "metric": "imperative_sent_pct", "value": 38.35, "n_files_so_far": 193}, {"ccVersion": "2.1.104", "ccVersion_sort": [2, 1, 104], "metric": "imperative_sent_pct", "value": 38.3, "n_files_so_far": 194}, {"ccVersion": "2.1.105", "ccVersion_sort": [2, 1, 105], "metric": "imperative_sent_pct", "value": 37.5, "n_files_so_far": 207}, {"ccVersion": "2.1.107", "ccVersion_sort": [2, 1, 107], "metric": "imperative_sent_pct", "value": 37.77, "n_files_so_far": 210}, {"ccVersion": "2.1.108", "ccVersion_sort": [2, 1, 108], "metric": "imperative_sent_pct", "value": 38.14, "n_files_so_far": 214}, {"ccVersion": "2.1.110", "ccVersion_sort": [2, 1, 110], "metric": "imperative_sent_pct", "value": 38.09, "n_files_so_far": 215}, {"ccVersion": "2.1.111", "ccVersion_sort": [2, 1, 111], "metric": "imperative_sent_pct", "value": 37.79, "n_files_so_far": 226}, {"ccVersion": "2.1.113", "ccVersion_sort": [2, 1, 113], "metric": "imperative_sent_pct", "value": 37.88, "n_files_so_far": 229}, {"ccVersion": "2.1.116", "ccVersion_sort": [2, 1, 116], "metric": "imperative_sent_pct", "value": 37.94, "n_files_so_far": 232}, {"ccVersion": "2.1.117", "ccVersion_sort": [2, 1, 117], "metric": "imperative_sent_pct", "value": 37.92, "n_files_so_far": 233}, {"ccVersion": "2.1.118", "ccVersion_sort": [2, 1, 118], "metric": "imperative_sent_pct", "value": 37.38, "n_files_so_far": 253}, {"ccVersion": "2.1.119", "ccVersion_sort": [2, 1, 119], "metric": "imperative_sent_pct", "value": 36.95, "n_files_so_far": 273}, {"ccVersion": "2.1.120", "ccVersion_sort": [2, 1, 120], "metric": "imperative_sent_pct", "value": 36.59, "n_files_so_far": 282}, {"ccVersion": "2.1.121", "ccVersion_sort": [2, 1, 121], "metric": "imperative_sent_pct", "value": 36.6, "n_files_so_far": 283}, {"ccVersion": "2.1.122", "ccVersion_sort": [2, 1, 122], "metric": "imperative_sent_pct", "value": 36.52, "n_files_so_far": 287}]}}
